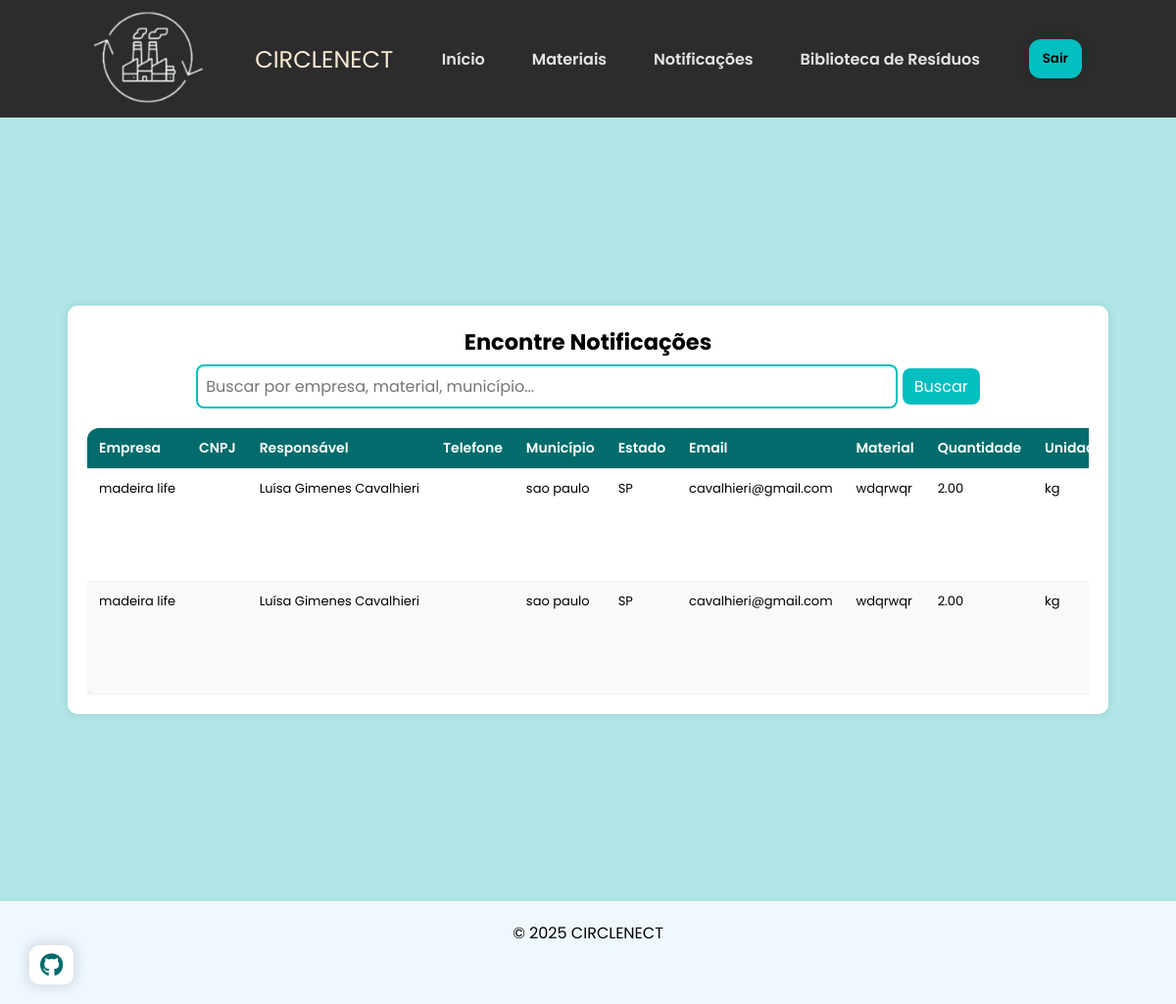
/html/notificacoes.php (signed in), run on the app's committed database.
### tables this page shows
CREATE TABLE `notificacoes` (
  `id` int(11) NOT NULL,
  `id_referencia` int(11) NOT NULL,
  `id_usuario` int(11) NOT NULL,
  `empresa` varchar(255) DEFAULT NULL,
  `material` varchar(255) DEFAULT NULL,
  `data_interesse` datetime DEFAULT NULL,
  `company_name` varchar(100) DEFAULT NULL,
  `cnpj` varchar(18) DEFAULT NULL,
  `responsavel` varchar(100) DEFAULT NULL,
  `telefone_empresa` varchar(20) DEFAULT NULL,
  `municipio` varchar(100) DEFAULT NULL,
  `estado` varchar(2) DEFAULT NULL,
  `email` varchar(100) DEFAULT NULL,
  `nome_material` varchar(100) DEFAULT NULL,
  `quantidade` decimal(10,2) DEFAULT NULL,
  `unidade` varchar(20) DEFAULT NULL,
  `descricao` text DEFAULT NULL,
  `categoria` varchar(50) DEFAULT NULL,
  `disponibilidade` varchar(50) DEFAULT NULL,
  `preco` decimal(10,2) DEFAULT NULL,
  `notificacoes` tinyint(1) DEFAULT 0
);

### html/notificacoes.php (the view, shortened to what this page needs)
<!DOCTYPE html>
<?php
$servername = "localhost";
$username = "root";
$password = "";
$dbname = "circlenect";
$connection = new mysqli($servername, $username, $password, $dbname);
$id_usuario = $_SESSION['id_usuario'] ?? null;
?>
<html lang="pt-BR">
<head>
    <link rel="stylesheet" href="https://cdnjs.cloudflare.com/ajax/libs/font-awesome/6.5.1/css/all.min.css" />
    <link rel="stylesheet" href="css/style.css">
    <link rel="stylesheet" href="css/essencial.css">
</head>
<body>
    <header>
        <nav id="navbar">
            <img src="../img/logo.png" alt="Logo" id="nav_logo" style="height: 100px;">
            <span style="font-size: 1.5rem; color: antiquewhite;">CIRCLENECT</span>
            <ul id="nav_list">
                <li class="nav-item"><a href="telaprincipal.php">Início</a></li>
                <li class="nav-item"><a href="materiais.php">Materiais</a></li>
                <li class="nav-item"><a href="notificacoes.php">Notificações</a></li>
                <li class="nav-item"><a href="biblioteca.html">Biblioteca de Resíduos</a></li>
            </ul>
            <button id="login_button" class="btn-default">
                <a href="index.html" style="color: inherit; text-decoration: none;">Sair</a>
            </button>
        </nav>
    </header>
    <main id="content">
        <section id="busca">
<div class="container">
    <h3>Encontre Notificações</h3>
    <form method="POST" style="margin-bottom: 20px;">
        <input type="text" name="search" id="campoBusca" placeholder="Buscar por empresa, material, município..." style="padding: 8px; width: 70%;">
        <button type="submit" id="buscar" class="btn">Buscar</button>
    </form>
    <div id="resultado">
         <div class="tabela-scroll">
    <table>
        <thead>
            <tr>
                <th>Empresa</th>
                <th>CNPJ</th>
                <th>Responsável</th>
                <th>Telefone</th>
                <th>Município</th>
                <th>Estado</th>
                <th>Email</th>
                <th>Material</th>
                <th>Quantidade</th>
                <th>Unidade</th>
            </tr>
        </thead>
        <tbody>
        <?php
        $search = isset($_POST['search']) ? $connection->real_escape_string($_POST['search']) : '';
     $query = "SELECT DISTINCT id, company_name, cnpj, responsavel, telefone_empresa, municipio, estado, email, nome_material, quantidade, unidade, descricao, categoria, disponibilidade, preco
          FROM notificacoes
          WHERE id_usuario = $id_usuario AND (
              company_name LIKE '%$search%'
              OR nome_material LIKE '%$search%'
              OR categoria LIKE '%$search%'
              OR municipio LIKE '%$search%'
              OR estado LIKE '%$search%'
          )";
        $result = $connection->query($query);
        if ($result && $result->num_rows > 0) {
           while ($row = $result->fetch_assoc()) {
    $id_notificacao = $row['id'];
    $curtidores = [];
    $sqlCurtidas = "SELECT u.company_name, u.email
                    FROM curtidas c
                    JOIN usuarios u ON u.id = c.id_usuario
                    WHERE c.id_notificacao = $id_notificacao";
    $resCurtidas = $connection->query($sqlCurtidas);
while ($curtidor = $resCurtidas->fetch_assoc()) {
    $curtidores[] = $curtidor['company_name'] . " (" . $curtidor['email'] . ")";
}
$listaCurtidores = implode("<br>", $curtidores);
                $curtidoQuery = "SELECT 1 FROM curtidas WHERE id_usuario = $id_usuario AND id_notificacao = $id_notificacao LIMIT 1";
                $isCurtido = $connection->query($curtidoQuery)->num_rows > 0;
                $curtidoClass = $isCurtido ? 'curtido' : '';
                echo "<tr>
                        <td>" . htmlspecialchars($row['company_name']) . "</td>
                        <td>" . htmlspecialchars($row['cnpj']) . "</td>
                        <td>" . htmlspecialchars($row['responsavel']) . "</td>
                        <td>" . htmlspecialchars($row['telefone_empresa']) . "</td>
                        <td>" . htmlspecialchars($row['municipio']) . "</td>
                        <td>" . htmlspecialchars($row['estado']) . "</td>
                        <td>" . htmlspecialchars($row['email']) . "</td>
                        <td>" . htmlspecialchars($row['nome_material']) . "</td>
                        <td>" . htmlspecialchars($row['quantidade']) . "</td>
                        <td>" . htmlspecialchars($row['unidade']) . "</td>
                        <td>" . htmlspecialchars($row['descricao']) . "</td>
                        <td>" . htmlspecialchars($row['categoria']) . "</td>
                        <td>" . htmlspecialchars($row['disponibilidade']) . "</td>
                        <td>R$ " . number_format($row['preco'], 2, ',', '.') . "</td>
                        <td>
    <button class='like-btn $curtidoClass' data-id='$id_notificacao'>❤</button>
    <br>
    <div class='curtidores' style='font-size: 0.8rem; margin-top: 10px; text-align: left;'>
        <strong>Interessados:</strong><br>$listaCurtidores
    </div>
</td>
                    </tr>";
            }
        } else {
            echo "<tr><td colspan='15'>Nenhuma notificação encontrada.</td></tr>";
        }
        ?>
        </tbody>
    </table>
    </div>
    </div>
</div>
</section>
    </main>
    <footer>
        <div id="footer_items">
            <span id="copyright">
                &copy 2025 CIRCLENECT
            </span>
            <div class="social-media-buttons">
                <a href="https://github.com/cavalhieriluisa">
                    <i class="fa-brands fa-github"></i>
                </a>
            </div>
        </div>
    </footer>
</body>
</html>

### html/css/style.css (style rules this page uses)
:root { --color-primary-1: #b0e6e6; --color-primary-2: #81d4d4; --color-primary-3: #52c2c2; --color-primary-4: #22b0b0; --color-primary-5: #04bfbf; --color-primary-6: #026b6b; --color-neutral-0: #fff; --color-neutral-1: #1d1d1d; }
* { font-family: 'Poppins', sans-serif; margin: 0; padding: 0; box-sizing: border-box; }
html { scroll-behavior: smooth; }
body { background-color: var(--color-primary-1); min-height: 100vh; }
.btn-default { border: none; display: flex; align-items: center; justify-content: center; background-color: var(--color-primary-5); border-radius: 12px; padding: 10px 14px; font-weight: 600; box-shadow: 0px 0px 10px 2px rgba(0, 0, 0, 0.1); cursor: pointer; transition: background-color 0.3s ease; }
.social-media-buttons { display: flex; gap: 18px; }
.social-media-buttons a { display: flex; align-items: center; justify-content: center; width: 45px; height: 40px; background-color: var(--color-neutral-0); font-size: 1.25rem; border-radius: 10px; text-decoration: none; color: var(--color-neutral-1); box-shadow: 0px 0px 12px 4px rgba(0, 0, 0, 0.1); transition: box-shadow 0.3s ease; }
footer { text-align: center; padding: 20px; background-color: aliceblue; position: relative; }
footer .social-media-buttons a { margin: 0 10px; color: var(--color-primary-6); font-size: 1.5rem; text-decoration: none; }

### html/css/essencial.css (style rules this page uses)
.container { margin: auto; background: white; padding: 20px; border-radius: 10px; box-shadow: 0px 0px 10px rgba(0, 0, 0, 0.1); max-width: 90%; overflow: hidden; }
table { width: 100%; border-collapse: collapse; }
th, td { padding: 10px; text-align: left; border-bottom: 1px solid #ddd; word-wrap: break-word; }
th { background-color: #04bfbf; color: white; }
tr:nth-child(even) { background-color: #f2f2f2; }

### html/css/header.css (style rules this page uses)
header { width: 100%; padding: 10px 8%; position: sticky; top: 0; background-color: rgb(45, 44, 44); z-index: 3; }
#navbar { width: 100%; display: flex; align-items: center; justify-content: space-between; }
#nav_logo { font-size: 24px; color: var(--color-primary-6); }
#nav_list { display: flex; list-style: none; gap: 48px; }
.nav-item a { text-decoration: none; color: #ffffffe0; font-weight: 600; }

### html/notificacoes.php (style rules this page uses)
.container table { width: 100%; min-width: 1400px; table-layout: auto; border-collapse: separate; border-spacing: 0; overflow-x: auto; background-color: #fff; box-shadow: 0 4px 8px rgba(0,0,0,0.1); border-radius: 12px; overflow: hidden; }
.tabela-scroll { overflow-x: auto; width: 100%; }
.container th, .container td { padding: 10px 12px; font-size: 13px; border-bottom: 1px solid #eee; white-space: nowrap; text-align: left; vertical-align: top; word-break: break-word; }
.container th { background-color: #026b6b; color: #fff; font-weight: 600; font-size: 14px; position: sticky; top: 0; z-index: 1; }
.container tr:nth-child(even) { background-color: #f9f9f9; }
section { height: 100vh; font-size: larger; display: flex; flex-direction: column; justify-content: center; align-items: center; padding: 40px 20px; text-align: center; }
#busca { display: flex; flex-direction: column; align-items: center; justify-content: center; text-align: center; padding: 10px; }
#campoBusca { width: 40%; padding: 8px; font-size: 1rem; border: 2px solid #04bfbf; border-radius: 8px; outline: none; transition: 0.3s; }
#buscar { margin-top: 10px; padding: 6px 12px; font-size: 1rem; color: white; background-color: #04bfbf; border: none; border-radius: 8px; cursor: pointer; transition: background 0.3s, transform 0.2s; }

### data on the page
notificacoes: company_name "madeira life", responsavel "Luísa Gimenes Cavalhieri", municipio "sao paulo", estado "SP", email "cavalhieri@gmail.com", nome_material "wdqrwqr", quantidade "2.00", unidade "kg"
notificacoes: company_name "madeira life", responsavel "Luísa Gimenes Cavalhieri", municipio "sao paulo", estado "SP", email "cavalhieri@gmail.com", nome_material "wdqrwqr", quantidade "2.00", unidade "kg"
